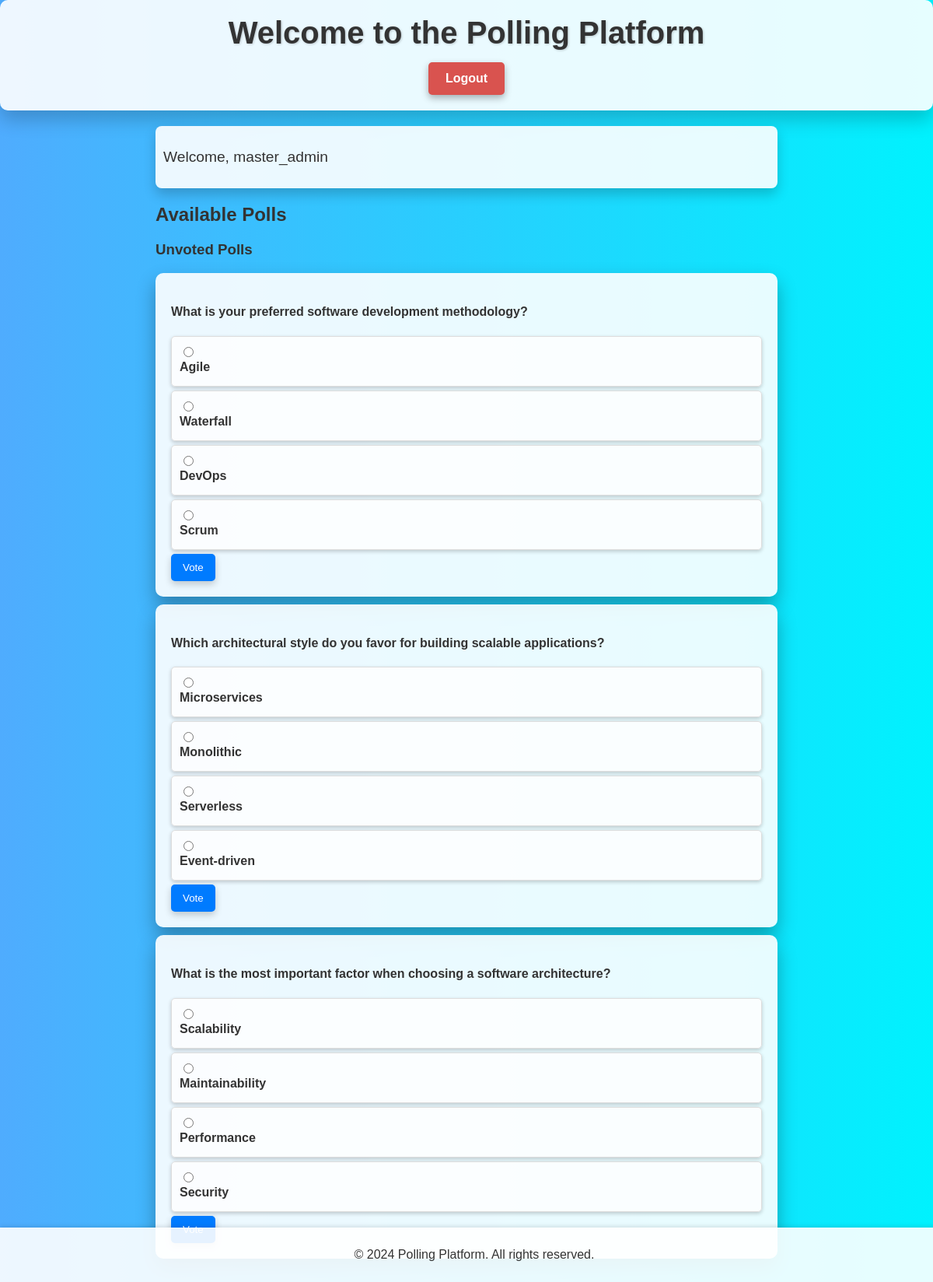
Screenshot of /landing (signed in) with the database file from the repository.
### models.py (models this page shows, shortened)
class User(db.Model, UserMixin):
    __tablename__ = 'users'
    id = db.Column(db.Integer, primary_key=True)
    username = db.Column(db.String(150), unique=True, nullable=False)
    name = db.Column(db.String(150), nullable=False)
    password = db.Column(db.String(256), nullable=False)
    user_type = db.Column(db.String(50), nullable=False)  # e.g., 'master_admin', 'local_admin', 'student'
    institute_id = db.Column(db.String(50), nullable=True)  # Changed to String to match app.py
    voted_poll_ids = db.Column(db.JSON, default=list)  # Store IDs of polls user has voted on

class Poll(db.Model):
    __tablename__ = 'polls'
    id = db.Column(db.Integer, primary_key=True)
    question = db.Column(db.String(500), nullable=False)
    institute_id = db.Column(db.String(50), nullable=False)
    institute = db.Column(db.String(100), nullable=False)
    option_texts = db.Column(db.Text, nullable=False)  # Stores comma-separated options
    responses = db.Column(MutableDict.as_mutable(JSON), nullable=False, default=dict)
    active = db.Column(db.Boolean, default=True, nullable=False)
    def get_options(self):
        if not self.option_texts:
            return []
        return [opt.strip() for opt in self.option_texts.split(',') if opt.strip()]
    @property
    def options(self):
        """Property to access options as a list"""
        return self.get_options()

### app.py (the view)
@app.route('/landing')
@login_required
def landing():
    try:
        institute_id = current_user.institute_id
        all_polls = Poll.query.filter_by(institute_id=institute_id).all()
        unvoted_polls = []
        voted_polls = []
        options = {}
        for poll in all_polls:
            poll_data = {
                'id': poll.id,
                'question': poll.question,
                'responses': poll.responses
            }
            poll_options = poll.get_options()
            options[poll.id] = poll_options
            if str(current_user.id) in poll.responses:
                voted_polls.append(poll_data)
                logger.debug(f"Poll {poll.id} added to voted_polls.")
            else:
                unvoted_polls.append(poll_data)
                logger.debug(f"Poll {poll.id} added to unvoted_polls.")
        return render_template('landing.html',
                               unvoted_polls=unvoted_polls,
                               voted_polls=voted_polls,
                               options=options)
    except Exception as e:
        logger.error(f"Error in landing page: {str(e)}")
        flash('An error occurred while loading the polls')
        return redirect(url_for('home'))

### app.py (called while the page is built)
@login_manager.user_loader
def load_user(user_id):
    return db.session.get(User, int(user_id))

### Template/landing.html (shortened to what this page needs)
<!DOCTYPE html>
<html lang="en">
<head>
</head>
<body>
    <header>
        <h1>Welcome to the Polling Platform</h1>
        <a class="logout-btn" href="{{ url_for('logout') }}">Logout</a>
    </header>
    <main role="main">
        <div class="user-info" aria-live="polite">
            <p>Welcome, {{ current_user.username }}</p>
        </div>
        <h2>Available Polls</h2>
        {% if unvoted_polls or voted_polls %}
            {% if unvoted_polls %}
                <h3>Unvoted Polls</h3>
                {% for poll in unvoted_polls %}
                    <div class="poll-item">
                        <h4>{{ poll.question }}</h4>
                        <form action="{{ url_for('vote', poll_id=poll.id) }}" method="post" onsubmit="return validateVote();">
    {% for option in options[poll.id] %}
        <div class="option">
            <input type="radio" name="option_{{ poll.id }}" value="{{ option }}" id="option_{{ poll.id }}_{{ loop.index }}">
            <label for="option_{{ poll.id }}_{{ loop.index }}">{{ option }}</label>
        </div>
    {% endfor %}
    <input type="submit" value="Vote">
</form>
                    </div>
                {% endfor %}
            {% endif %}
        {% else %}
            <p>No polls available at the moment.</p>
        {% endif %}
    </main>
    <footer>
        <p>&copy; 2024 Polling Platform. All rights reserved.</p>
    </footer>
</body>
</html>

### Template/landing.html (style rules this page uses)
body { background: linear-gradient(to right, #4facfe, #00f2fe); font-family: Arial, sans-serif; margin: 0; padding: 0; color: #333; }
header { background-color: rgba(255, 255, 255, 0.9); padding: 20px; text-align: center; box-shadow: 0 12px 24px rgba(0, 0, 0, 0.2); border-radius: 10px; }
h1 { margin: 0; font-size: 2.5em; text-shadow: 1px 1px 3px rgba(0, 0, 0, 0.2); }
.logout-btn { margin-top: 15px; text-decoration: none; color: #fff; font-weight: bold; padding: 10px 20px; border: 2px solid transparent; border-radius: 5px; background-color: #d9534f; transition: background-color 0.3s, transform 0.3s, border-color 0.3s; box-shadow: 0 4px 10px rgba(0, 0, 0, 0.3); display: inline-block; }
main { padding: 20px; max-width: 800px; margin: auto; }
.user-info { margin-bottom: 20px; font-size: 1.2em; background-color: rgba(255, 255, 255, 0.9); padding: 10px; border-radius: 8px; box-shadow: 0 8px 16px rgba(0, 0, 0, 0.2); }
.poll-item { background-color: rgba(255, 255, 255, 0.9); padding: 20px; margin: 10px 0; border-radius: 10px; box-shadow: 0 12px 24px rgba(0, 0, 0, 0.3); transition: transform 0.3s, box-shadow 0.3s; }
form { margin-top: 10px; }
label { font-weight: bold; display: block; margin-bottom: 5px; }
button, input[type="submit"] { background-color: #007BFF; color: white; border: none; padding: 10px 15px; border-radius: 5px; cursor: pointer; transition: background-color 0.3s, transform 0.3s; box-shadow: 0 4px 10px rgba(0, 0, 0, 0.2); }
.option { margin: 5px 0; padding: 10px; border: 1px solid #ddd; border-radius: 5px; background-color: rgba(255, 255, 255, 0.8); box-shadow: 0 2px 5px rgba(0, 0, 0, 0.2); transition: transform 0.2s, box-shadow 0.2s; }
footer { background-color: rgba(255, 255, 255, 0.9); padding: 10px; text-align: center; box-shadow: 0 -2px 5px rgba(0, 0, 0, 0.1); position: fixed; bottom: 0; width: 100%; }

### rows the page displays
User: username "master_admin"
Poll: question "What is your preferred software development methodology?", id "Agile" "Waterfall" "DevOps" "Scrum"
Poll: question "Which architectural style do you favor for building scalable applications?", id "Microservices" "Monolithic" "Serverless" "Event-driven"
Poll: question "What is the most important factor when choosing a software architecture?", id "Scalability" "Maintainability" "Performance" "Security"
